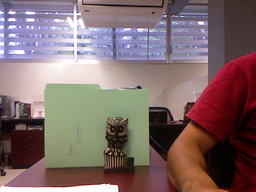
#> input picture proyecto-barragan/Image_3.bmp, 256 x 192 px, shrunk from 640 x 480 before the run
$ python proyecto_final.py
#> lines starting #> are read from the running program, lines starting #| are printed output that depends on the picture; long printed decimals are rounded
#!/usr/local/bin/python3
'''
SSPIA1 Proyecto Final: función de correlación cruzada
Mejia Blanco Erick 211408613
'''

import numpy as np
import matplotlib.pyplot as plt
from math import sqrt
from random import random
import cv2 as cv
import os

'''
pruebas con ncc
(260, 290, 0.9999449334683644)
(323, 372)
'''


def ncc(image: np.ndarray, template: np.ndarray, x: int, y: int) -> float:
    [h, w] = template.shape
    image_sum = 0.0
    template_sum = 0.0
    sum_2 = 0.0

    sub_matrix = image[y:y+h, x:x+w]
    image_sum = np.sum(np.float_power(sub_matrix, 2))
    template_sum = np.sum(np.float_power(template, 2))
    sum_2 = np.sum(np.multiply(sub_matrix, template, dtype=float))

    # [16 lines of commented-out code are left out]

    return sum_2/(sqrt(float(image_sum))*sqrt(float(template_sum)))


image = cv.imread('Image_3.bmp')
#> image is the input picture: shape (192, 256, 3); mean B, G, R 106.7, 106.3, 127.5
template = cv.imread('Template.bmp')
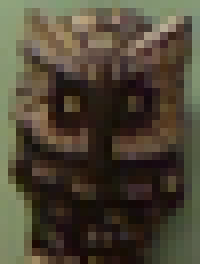
#> input picture proyecto-barragan/Template.bmp, 25 x 33 px, shrunk from 63 x 82 before the run (shown 8 times larger)
#> template is the input picture: shape (33, 25, 3); mean B, G, R 52.9, 69.2, 77.1

image_gray = cv.cvtColor(image, cv.COLOR_RGB2GRAY)
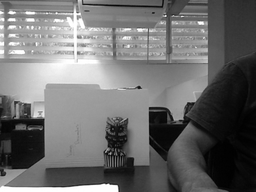
#> image_gray: shape (192, 256); min 1, max 255, mean 108.9
template_gray = cv.cvtColor(template, cv.COLOR_RGB2GRAY)
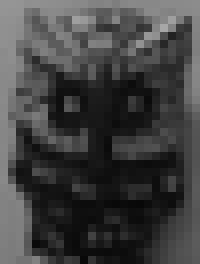
#> template_gray: shape (33, 25) (shown 8 times larger); min 8, max 167, mean 65.3

[image_h, image_w] = image_gray.shape
#> image_h = 192; image_w = 256
[template_h, template_w] = template_gray.shape
#> template_h = 33; template_w = 25

print(image_h)
#| 192
print(image_w)
#| 256
print(template_h)
#| 33
print(template_w)
#| 25

val_max = -1
xp = 0
yp = 0


for y in range(0, (image_h-template_h)):
    for x in range(0, (image_w-template_w)):
        val = ncc(image_gray, template_gray, x, y)
        if val > val_max:
            val_max = val
            xp = x
            yp = y
#> this loop made 159 passes
#> pass 1, in ncc, `sub_matrix = image[y:y+h, x:x+w]`:
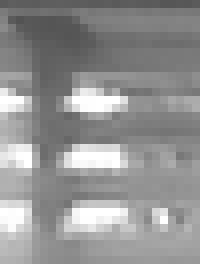
#> sub_matrix: shape (33, 25) (shown 8 times larger); min 83, max 255, mean 147
#> pass 1, in ncc (call 2), `sub_matrix = image[y:y+h, x:x+w]`:
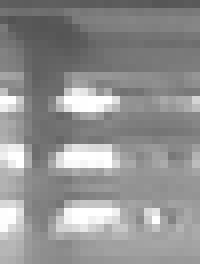
#> sub_matrix: shape (33, 25) (shown 8 times larger); min 83, max 255, mean 145.6
#> pass 1, in ncc (call 3), `sub_matrix = image[y:y+h, x:x+w]`:
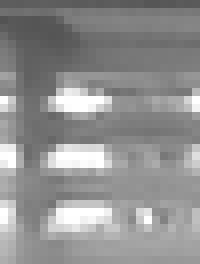
#> sub_matrix: shape (33, 25) (shown 8 times larger); min 83, max 255, mean 144.9
#> pass 1, in ncc (call 4), `sub_matrix = image[y:y+h, x:x+w]`:
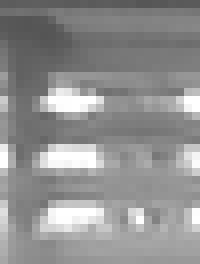
#> sub_matrix: shape (33, 25) (shown 8 times larger); min 85, max 255, mean 144.8

# [13 lines of commented-out code are left out]

print((xp, yp, val_max))
#| (104, 116, 0.9991)
print((xp+template_w, yp+template_h))
#| (129, 149)
image_result = cv.rectangle(image_gray, (xp, yp),
                            (xp+template_w, yp+template_h), (255, 0, 0), 5)
plt.imshow(image_result, cmap="gray")
plt.show()
